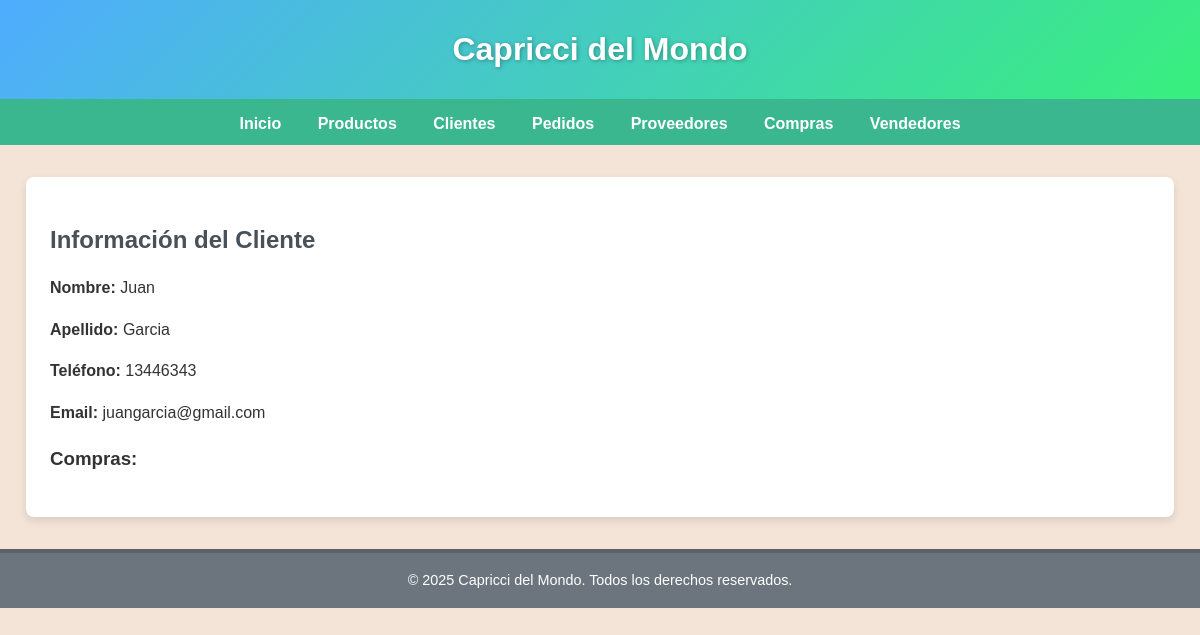
Page /clientes/1/ on the committed database.
### myapp/models.py (models this page shows, shortened)
class Cliente(models.Model):
    nombre = models.CharField(max_length=100)
    apellido = models.CharField(max_length=100)
    email = models.EmailField()
    telefono = models.CharField(max_length=15)

### myapp/views.py (the view)
# urls.py: path("clientes/<int:cliente_id>/", detalle_cliente, name="detalle_cliente"),
def detalle_cliente(request, cliente_id):
    cliente = get_object_or_404(Cliente, id=cliente_id)
    context = {"cliente": cliente}
    return render(request, "myapp/detalle_cliente.html", context)

### myapp/templates/myapp/detalle_cliente.html (shortened to what this page needs)
{% extends 'myapp/base.html' %}
{% block contenido %}
<div class="container">
    <h2>Información del Cliente</h2>
    <p><strong>Nombre:</strong> {{ cliente.nombre }}</p>
    <p><strong>Apellido:</strong> {{ cliente.apellido }}</p>
    <p><strong>Teléfono:</strong> {{ cliente.telefono }}</p>
    <p><strong>Email:</strong> {{ cliente.email }}</p>
    <h3>Compras:</h3>
</div>
{% endblock %}

### myapp/templates/myapp/base.html (style rules this page uses)
body { font-family: 'Arial', sans-serif; margin: 0; padding: 0; background-color: #f4e3d7; color: #333; line-height: 1.6; }
.container { max-width: 1100px; margin: 2rem auto; padding: 1.5rem; background-color: #fff; box-shadow: 0 4px 8px rgba(0, 0, 0, 0.1); border-radius: 8px; }
.container h2 { font-size: 1.5rem; margin-bottom: 1rem; color: #495057; }

### rows in the picture
Cliente: nombre "Juan", apellido "Garcia", telefono "13446343", email "juangarcia@gmail.com"
